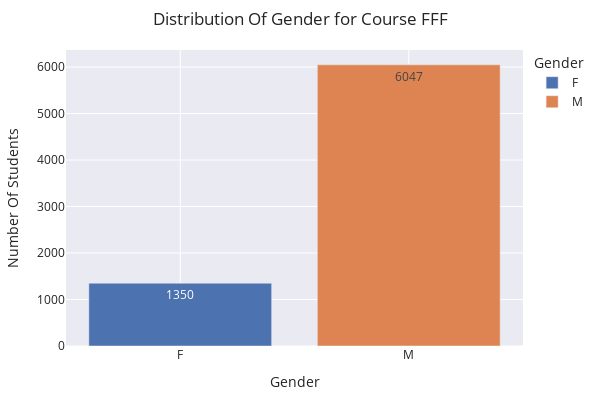

This figure's notebook cell:
### Code cell
# Calculate gender distribution
genero = df_studentInfo_FFF[['id_student', 'gender']].drop_duplicates().groupby('gender').agg({'id_student':'count'}).reset_index()

# Calculate percentage
genero['Percentage'] = genero.apply(lambda x: round(100 * (x['id_student'] / genero['id_student'].sum()), 2), axis=1)

# Create bar plot
fig = px.bar(genero, x='gender', y='id_student',
              text='id_student', color='gender', hover_data=['id_student'],
              template="seaborn")

# Update layout
fig.update_layout(
    margin=dict(l=20, r=50, t=50, b=20),
    title='Distribution Of Gender for Course FFF',
    xaxis_title="Gender",
    yaxis_title="Number Of Students",
    legend_title="Gender",
    width=600,
    height=400,
    uniformtext_minsize=10,
    uniformtext_mode='hide',
)

# Show plot
fig.show()

### Figure 1 — Plotly figure (JSON) as saved in the notebook; plotly's stock layout.template omitted (floating-point values rounded to 4 significant figures)
{"data": [{"hovertemplate": "gender=%{x}<br>id_student=%{text}<extra></extra>", "legendgroup": "F", "marker": {"color": "rgb(76,114,176)", "pattern": {"shape": ""}}, "name": "F", "orientation": "v", "showlegend": true, "text": [1350.0], "textposition": "auto", "type": "bar", "x": ["F"], "xaxis": "x", "y": [1350], "yaxis": "y"}, {"hovertemplate": "gender=%{x}<br>id_student=%{text}<extra></extra>", "legendgroup": "M", "marker": {"color": "rgb(221,132,82)", "pattern": {"shape": ""}}, "name": "M", "orientation": "v", "showlegend": true, "text": [6047.0], "textposition": "auto", "type": "bar", "x": ["M"], "xaxis": "x", "y": [6047], "yaxis": "y"}], "layout": {"barmode": "relative", "height": 400, "legend": {"title": {"text": "Gender"}, "tracegroupgap": 0}, "margin": {"b": 20, "l": 20, "r": 50, "t": 50}, "title": {"text": "Distribution Of Gender for Course FFF"}, "uniformtext": {"minsize": 10, "mode": "hide"}, "width": 600, "xaxis": {"anchor": "y", "categoryarray": ["F", "M"], "categoryorder": "array", "domain": [0, 1], "title": {"text": "Gender"}}, "yaxis": {"anchor": "x", "domain": [0, 1], "title": {"text": "Number Of Students"}}}}
